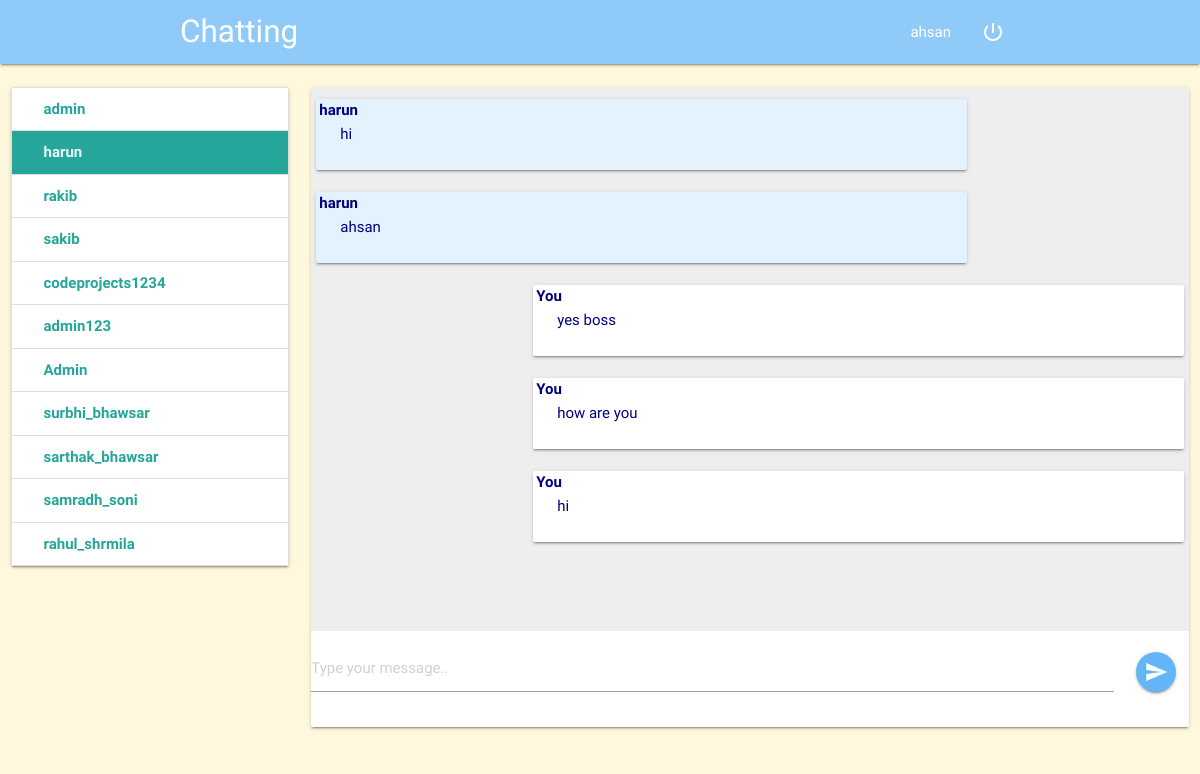
The page /chat/3/5/ (signed in) on the database its author committed.
### chat/models.py (models this page shows)
class Message(models.Model):
    sender = models.ForeignKey(User, on_delete=models.CASCADE, related_name='sender')
    receiver = models.ForeignKey(User, on_delete=models.CASCADE, related_name='receiver')
    message = models.CharField(max_length=1200)
    timestamp = models.DateTimeField(auto_now_add=True)
    is_read = models.BooleanField(default=False)
    def __str__(self):
        return self.message
    class Meta:
        ordering = ('timestamp',)

### chat/views.py (the view)
# urls.py: path('chat/<int:sender>/<int:receiver>/', views.message_view, name='chat'),
def message_view(request, sender, receiver):
    if not request.user.is_authenticated:
        return redirect('index')
    if request.method == "GET":
        return render(request, "chat/messages.html",
                      {'users': User.objects.exclude(username=request.user.username),
                       'receiver': User.objects.get(id=receiver),
                       'messages': Message.objects.filter(sender_id=sender, receiver_id=receiver) |
                                   Message.objects.filter(sender_id=receiver, receiver_id=sender)})

### templates/chat/messages.html (shortened to what this page needs)
{% extends 'chat/chat.html' %}
{% block messages %}
    {% for message in messages %}
    {% if message.sender == request.user %}
<div class="card-panel right" style="width: 75%; position: relative">
    <div style="position: absolute; top: 0; left:3px; font-weight: bolder" class="title">You</div>
    {{ message }}
</div>
    {% else %}
<div class="card-panel left blue lighten-5" style="width: 75%; position: relative">
    <div style="position: absolute; top: 0; left:3px; font-weight: bolder" class="title">{{ message.sender }}</div>
    {{ message }}
</div>
    {% endif %}
    {% endfor %}
{% endblock %}

### templates/chat/chat.html (shortened to what this page needs)
{% extends 'chat/index.html' %}
{% block body %}
<nav class="blue lighten-3">
    <div class="nav-wrapper container">
      <a href="#" class="brand-logo">Chatting</a>
      <ul id="nav-mobile" class="right hide-on-med-and-down">
          <li><a href="">{{ request.user.username }}</a></li>
          <li><a href="{% url 'logout' %}"><i class="material-icons">power_settings_new</i></a></li>
      </ul>
    </div>
</nav>
    <div class="section" style="height: 80vh">
    <div class="row">
        <div class="col s3">
        <div class="card">
            <div class="collection">
                {% for user in users %}
                <a href="{% url 'chat' request.user.id user.id %}" id="user{{ user.id }}" class="collection-item row">
                    <div class="col s8">
                    <span class="title" style="font-weight: bolder">{{ user.username }}</span>
                    </div>
                </a>
                {% endfor %}
            </div>
        </div>
        </div>
        <div class="col s9">
            <div class="card">
            <div id="board" class="section grey lighten-3" style="height: 68vh; padding: 5px; overflow-y: scroll">
                {% block messages %}
                {% endblock %}
            </div>
            <form id="chat-box" class="form-group {% block hide %}hide{% endblock %}" method="post">
                <div class="row">
                    <div class="col s11">
                        <div class="input-field">
                            <input id="id_message" name="message" type="text" placeholder="Type your message..">
                        </div>
                    </div>
                    <div class="col s1" style="line-height: 80px">
                        <button class="btn btn-floating blue lighten-2 waves-effect waves-light"><i class="material-icons">send</i></button>
                    </div>
                </div>
            </form>
            </div>
        </div>
    </div>
    </div>
    {% load staticfiles %}
{% endblock %}

### static/css/style.css (style rules this page uses)
body { background-color: cornsilk; color: navy; }

### rows shown on the page
Message: sender "harun", message "hi"
Message: sender "harun", message "ahsan"
Message: message "yes boss"
Message: message "how are you"
Message: message "hi"

### other values the page prints
{{ request.user.username }} "ahsan"
{{ user.username }} "admin"
{{ user.username }} "harun"
{{ user.username }} "rakib"
{{ user.username }} "sakib"
{{ user.username }} "codeprojects1234"
{{ user.username }} "admin123"
{{ user.username }} "Admin"
{{ user.username }} "surbhi_bhawsar"
{{ user.username }} "sarthak_bhawsar"
{{ user.username }} "samradh_soni"
{{ user.username }} "rahul_shrmila"
